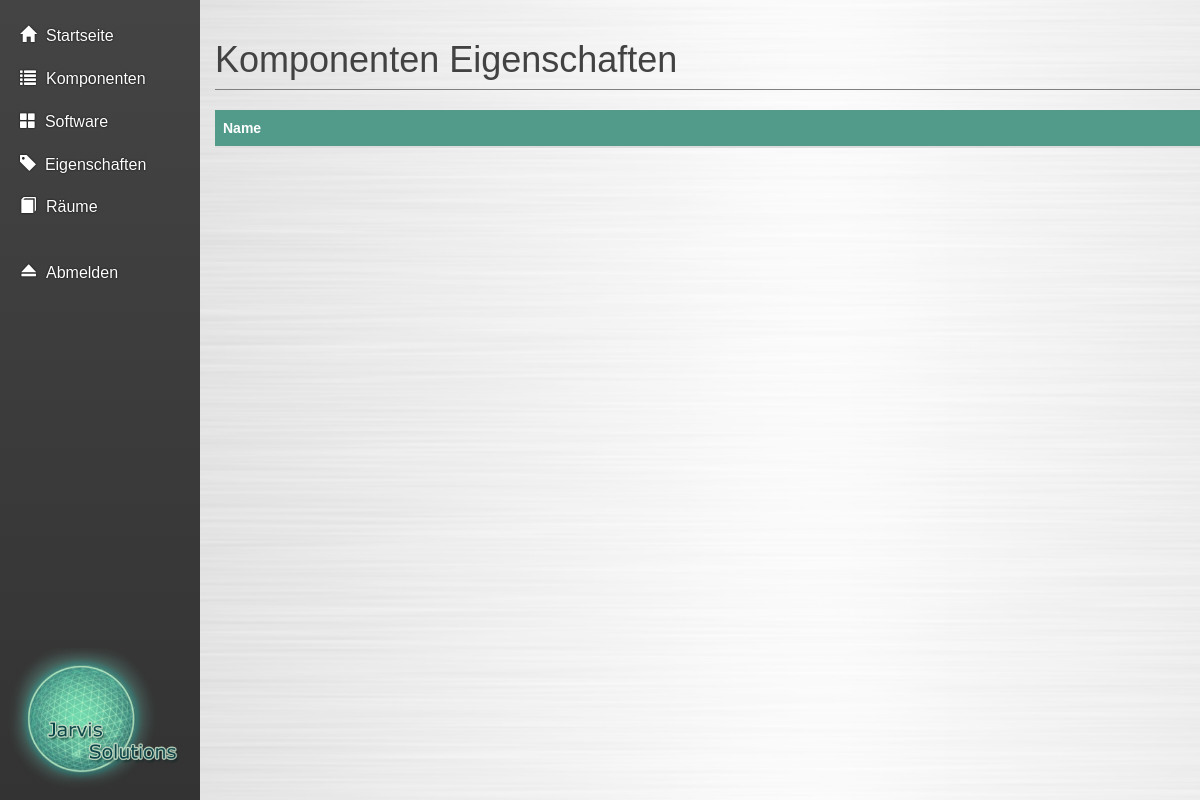
The page /pages/componentAttributes.php on the database as committed earlier.
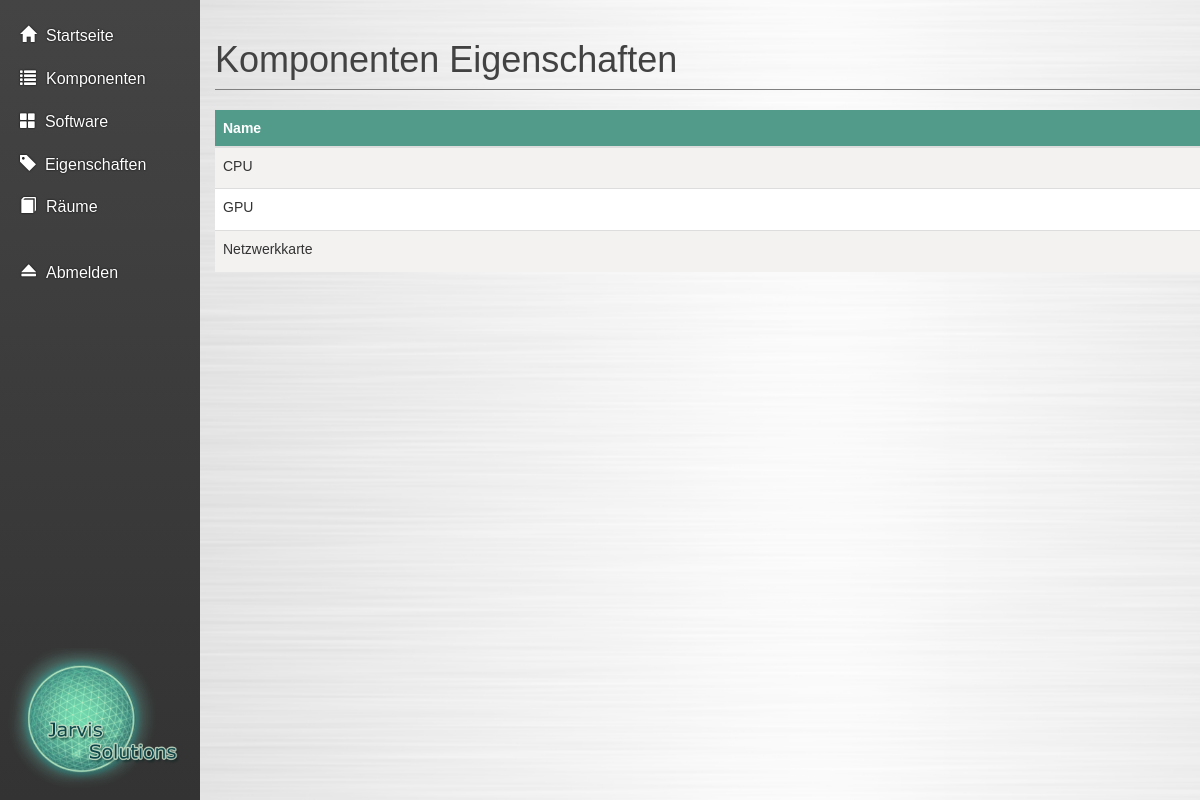
The same page on the database as committed later.
### tables this page shows
CREATE TABLE IF NOT EXISTS `komponentenattribute` (
  `kat_id` int(11) NOT NULL,
  `kat_bezeichnung` varchar(25) NOT NULL
);

### php/dbq/attribute_query.php (called while the page is built, shortened)
<?php
include_once '../php/classes/db_connect.php';
function getAttributes() {
    global $mysqli;
    if (!$stmt = $mysqli->prepare("SELECT * FROM komponentenattribute")) {
        header("Location: ./err.php?err=Database error: "
                . "cannot prepare statement");
        exit();
    }
    $stmt->execute();
    $stmt->bind_result($id, $desc);
    $attributes = array();
    while ($stmt->fetch()) {
        $attributes[] = array("kat_id" => $id, "kat_bezeichnung" => $desc);
    }
    return $attributes;
}

### pages/componentAttributes.php (the view, shortened to what this page needs)
<?php
    include('../php/dbq/attribute_query.php');
?>
<!DOCTYPE html>
<html lang="de">
    <head>
        <?php include('../fragments/default_includes.php'); ?>
    </head>
    <body>
        <div class="wrapper">
            <div class="box">
                <div class="row row-offcanvas row-offcanvas-left">
                    <?php include('../fragments/navigation_left.php'); ?>
                    <div class="column col-sm-10 col-xs-11" id="main">
                        <div class="container">
                            <h1 class="page-header">Komponenten Eigenschaften</h1>
                            <table class="table table-responsive">
                                <thead>
                                    <tr>
                                        <th>Name</th>
                                        <th>&nbsp;</th>
                                    </tr>
                                </thead>
                                <tbody>
                                    <?php
                                        $properties = getAttributes();
                                        foreach($properties as $property) {
                                            $id = $property["kat_id"];
                                            $name = $property["kat_bezeichnung"];
                                            echo('
                                                <tr>
                                                    <td class="hidden">'.$id.'</td>
                                                    <td class="clickable">'.$name.'</td>
                                                    <td class="delete-column">
                                                        <button name="btnRemove" class="delete-button pull-right"><span class="glyphicon glyphicon-remove-sign"></span>
                                                    </td>
                                                </tr>
                                            ');
                                        }
                                    ?>
                                </tbody>
                            </table>
                        </div>
                    </div>
                </div>
            </div>
        </div>
    </body>
</html>

Rows that differ between the two databases and show on the page:
added komponentenattribute: kat_bezeichnung "CPU"
added komponentenattribute: kat_bezeichnung "GPU"
added komponentenattribute: kat_bezeichnung "Netzwerkkarte"
